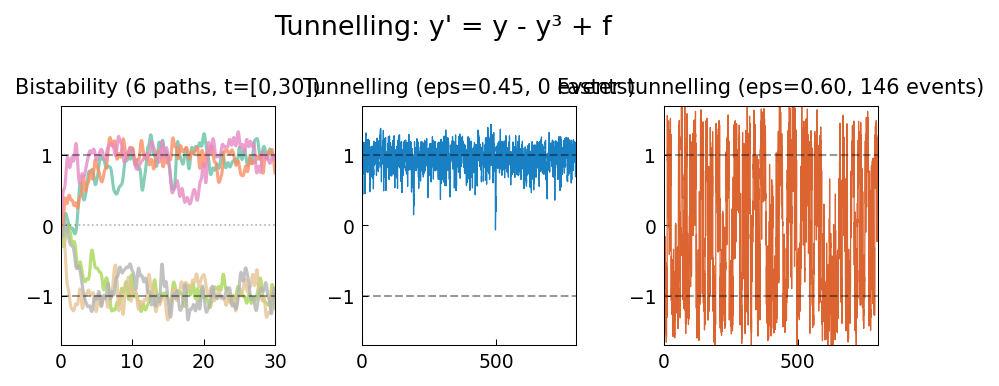

Write Python code to recreate this figure.
"""Tunnelling between metastable states.

Solves the bistable ODE
  y' = y - y^3 + f
where f is a random forcing. Stable fixed points at y=±1, unstable at y=0.
Demonstrates noise-driven tunnelling between the two stable states.

Following ode-random/Tunnelling.m by Nick Trefethen (May 2017).

Original MATLAB: https://www.chebfun.org/examples/ode-random/Tunnelling.html
"""

import matplotlib
matplotlib.use("Agg")
import matplotlib.pyplot as plt
import numpy as np
from scipy.integrate import solve_ivp
import sys, os
sys.path.insert(0, os.path.join(os.path.dirname(__file__), '..', '..', 'src'))

import chebfunjax as cj
from chebfunjax.plotting import chebfun_style
chebfun_style()

def run():
    print("=" * 60)
    print("Tunnelling between metastable states")
    print("=" * 60)

    print("\nODE: y' = y - y^3 + f  (bistable)")
    print("Stable fixed points at y = ±1, unstable at y = 0")
    print("Noise drives tunnelling between the two wells")

    lam = 0.5
    eps = 0.45  # noise amplitude from MATLAB code

    # ----------------------------------------------------------------
    # Part 1: 6 short trajectories on [0, 30]
    # ----------------------------------------------------------------
    domain_short = [0.0, 30.0]
    t_eval_short = np.linspace(0, 30, 600)

    print("\nPart 1: 6 paths on [0, 30]")
    paths_short = []
    for k in range(6):
        f_fn = cj.randnfun(lam, domain=domain_short, seed=4 + k, big=False)
        t_grid = np.linspace(0, 30, 3000)
        f_vals = np.array([float(f_fn(np.array(ti))) for ti in t_grid])

        def rhs(t, y, f_v=f_vals, t_g=t_grid):
            f_t = np.interp(t, t_g, f_v)
            return [y[0] - y[0]**3 + eps * f_t]

        sol = solve_ivp(rhs, [0, 30], [0.0], t_eval=t_eval_short,
                        method='RK45', rtol=1e-6, atol=1e-8)
        paths_short.append(sol.y[0])
        print(f"  Path {k+1}: y(30) = {sol.y[0,-1]:.3f}")

    # ----------------------------------------------------------------
    # Part 2: Long trajectory on [0, 800] showing tunnelling
    # ----------------------------------------------------------------
    print("\nPart 2: Long trajectory on [0, 800] showing tunnelling")
    domain_long = [0.0, 800.0]
    t_eval_long = np.linspace(0, 800, 4000)

    f_long = cj.randnfun(lam, domain=domain_long, seed=4, big=False)
    t_grid_long = np.linspace(0, 800, 8000)
    f_vals_long = np.array([float(f_long(np.array(ti))) for ti in t_grid_long])

    def rhs_long(t, y):
        f_t = np.interp(t, t_grid_long, f_vals_long)
        return [y[0] - y[0]**3 + eps * f_t]

    sol_long = solve_ivp(rhs_long, [0, 800], [0.0], t_eval=t_eval_long,
                         method='RK45', rtol=1e-6, atol=1e-8)
    y_long = sol_long.y[0]

    # Count tunnelling events
    y_sign = np.sign(y_long[np.abs(y_long) > 0.3])
    if len(y_sign) > 1:
        n_tunnels = np.sum(np.diff(y_sign) != 0)
    else:
        n_tunnels = 0
    print(f"  Tunnelling events (approx): {n_tunnels}")
    print(f"  y(800) = {y_long[-1]:.3f}")

    # ----------------------------------------------------------------
    # Part 3: Larger noise → faster tunnelling
    # ----------------------------------------------------------------
    print("\nPart 3: Larger noise amplitude (eps=0.60)")
    eps2 = 0.60
    f_vals_long2 = f_vals_long * (eps2 / eps)  # just rescale

    def rhs_long2(t, y):
        f_t = np.interp(t, t_grid_long, f_vals_long2)
        return [y[0] - y[0]**3 + f_t]

    sol_long2 = solve_ivp(rhs_long2, [0, 800], [0.0], t_eval=t_eval_long,
                          method='RK45', rtol=1e-6, atol=1e-8)
    y_long2 = sol_long2.y[0]
    y_sign2 = np.sign(y_long2[np.abs(y_long2) > 0.3])
    n_tunnels2 = np.sum(np.diff(y_sign2) != 0) if len(y_sign2) > 1 else 0
    print(f"  Tunnelling events (approx): {n_tunnels2}")

    # Check: trajectories spend time near ±1
    y_residual = np.abs(np.abs(y_long) - 1.0)
    frac_near_stable = np.mean(y_residual < 0.3)
    print(f"\n  Fraction of time near stable points: {frac_near_stable:.1%}")
    assert frac_near_stable > 0.3, \
        f"Should spend >30% time near ±1, got {frac_near_stable:.1%}"
    print("  PASS: trajectory spends time near metastable fixed points")

    # --- Plot ---
    _here = os.path.dirname(os.path.abspath(__file__))
    fig, axes = plt.subplots(1, 3)

    colors = plt.cm.Set2(np.linspace(0, 1, 6))
    for i, p in enumerate(paths_short):
        axes[0].plot(t_eval_short, p, color=colors[i], linewidth=1.5, alpha=0.8)
    axes[0].axhline(1, color='k', linestyle='--', linewidth=1, alpha=0.4)
    axes[0].axhline(-1, color='k', linestyle='--', linewidth=1, alpha=0.4)
    axes[0].axhline(0, color='k', linestyle=':', linewidth=0.8, alpha=0.3)
    axes[0].set_title("Bistability (6 paths, t=[0,30])", fontsize=10)
    axes[0].set_ylim([-1.7, 1.7])

    axes[1].plot(t_eval_long, y_long, color='#0072BD', linestyle='-', linewidth=0.6, alpha=0.9)
    axes[1].axhline(1, color='k', linestyle='--', linewidth=1, alpha=0.4)
    axes[1].axhline(-1, color='k', linestyle='--', linewidth=1, alpha=0.4)
    axes[1].set_title(f"Tunnelling (eps=0.45, {n_tunnels} events)", fontsize=10)
    axes[1].set_ylim([-1.7, 1.7])

    axes[2].plot(t_eval_long, y_long2, color='#D95319', linestyle='-', linewidth=0.6, alpha=0.9)
    axes[2].axhline(1, color='k', linestyle='--', linewidth=1, alpha=0.4)
    axes[2].axhline(-1, color='k', linestyle='--', linewidth=1, alpha=0.4)
    axes[2].set_title(f"Faster tunnelling (eps=0.60, {n_tunnels2} events)", fontsize=10)
    axes[2].set_ylim([-1.7, 1.7])

    fig.suptitle("Tunnelling: y' = y - y³ + f", fontsize=13)
    fig.tight_layout()
    fig.savefig(os.path.join(_here, "tunnelling.png"), dpi=150, bbox_inches="tight")
    plt.close(fig)

    print("\nAll checks passed.")
    return True

if __name__ == "__main__":
    run()
